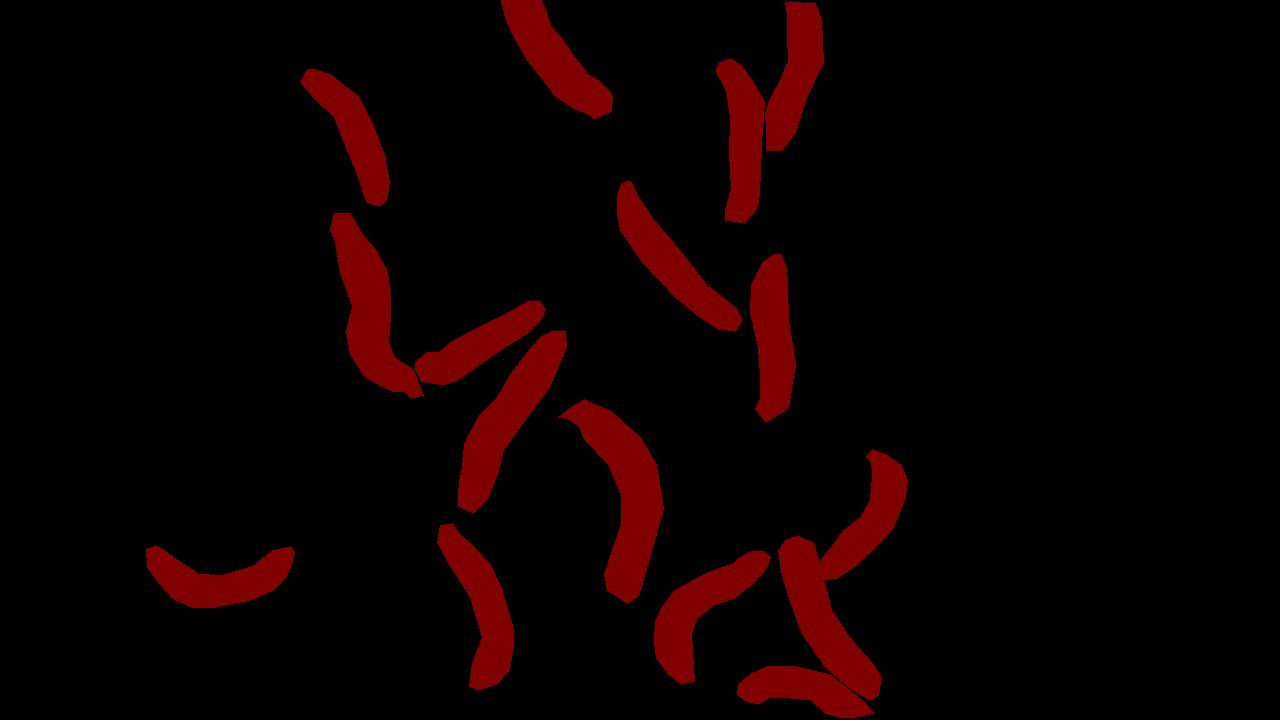
#> input picture methods/silkynet/data/output20221127/SegmentationClassPNG/105.png, 1280 x 720 px, given in place of 105.jpg, which was not available
$ python prepare_data.py
#> lines starting #> are read from the running program, lines starting #| are printed output that depends on the picture; after the words box and inside, x2 and y2 are one past the last pixel; in counts of white or black regions, pixels touching at a corner belong together
import os
import glob
import numpy as np
from PIL import Image
import random

def prepare_silkworm_dataset():
    src_img_dir = "methods/silkynet/data/output20221127/JPEGImages"
    src_mask_dir = "methods/silkynet/data/output20221127/SegmentationClassPNG"

    output_dir = "data/silkworm"
    train_img_dir = os.path.join(output_dir, "train", "images")
    train_mask_dir = os.path.join(output_dir, "train", "masks")
    val_img_dir = os.path.join(output_dir, "val", "images")
    val_mask_dir = os.path.join(output_dir, "val", "masks")

    for d in [train_img_dir, train_mask_dir, val_img_dir, val_mask_dir]:
        os.makedirs(d, exist_ok=True)

    mask_files = sorted(glob.glob(os.path.join(src_mask_dir, "*.png")))
    print(f"Found {len(mask_files)} mask files.")

    paired_files = []
    for mask_path in mask_files:
        basename = os.path.basename(mask_path).replace(".png", ".jpg")
        img_path = os.path.join(src_img_dir, basename)
        if os.path.exists(img_path):
            paired_files.append((img_path, mask_path))

    print(f"Paired {len(paired_files)} images and masks.")

    random.seed(42)
    random.shuffle(paired_files)

    num_val = max(1, int(len(paired_files) * 0.2))
    val_pairs = paired_files[:num_val]
    train_pairs = paired_files[num_val:]

    def process_and_save(pairs, img_dest, mask_dest):
        for idx, (img_path, mask_path) in enumerate(pairs):
            name = f"{idx:04d}.png"
            img = Image.open(img_path).convert("RGB")
            img.save(os.path.join(img_dest, name))

            mask_arr = np.array(Image.open(mask_path).convert("L"))
            # Ensure mask values are 0 and 255 for standard binary mask format
            mask_arr = np.where(mask_arr > 0, 255, 0).astype(np.uint8)
            mask_img = Image.fromarray(mask_arr)
            mask_img.save(os.path.join(mask_dest, name))

    process_and_save(train_pairs, train_img_dir, train_mask_dir)
    process_and_save(val_pairs, val_img_dir, val_mask_dir)
#> call 2 of process_and_save, with img_dest = 'data/silkworm/val/images', mask_dest = 'data/silkworm/val/masks'
#> in process_and_save, img is the input picture: PIL image 1280x720 RGB; mean R, G, B 12.6, 0, 0
#> in process_and_save (call 2), `mask_arr = np.array(Image.open(mask_path).convert("L"))`:
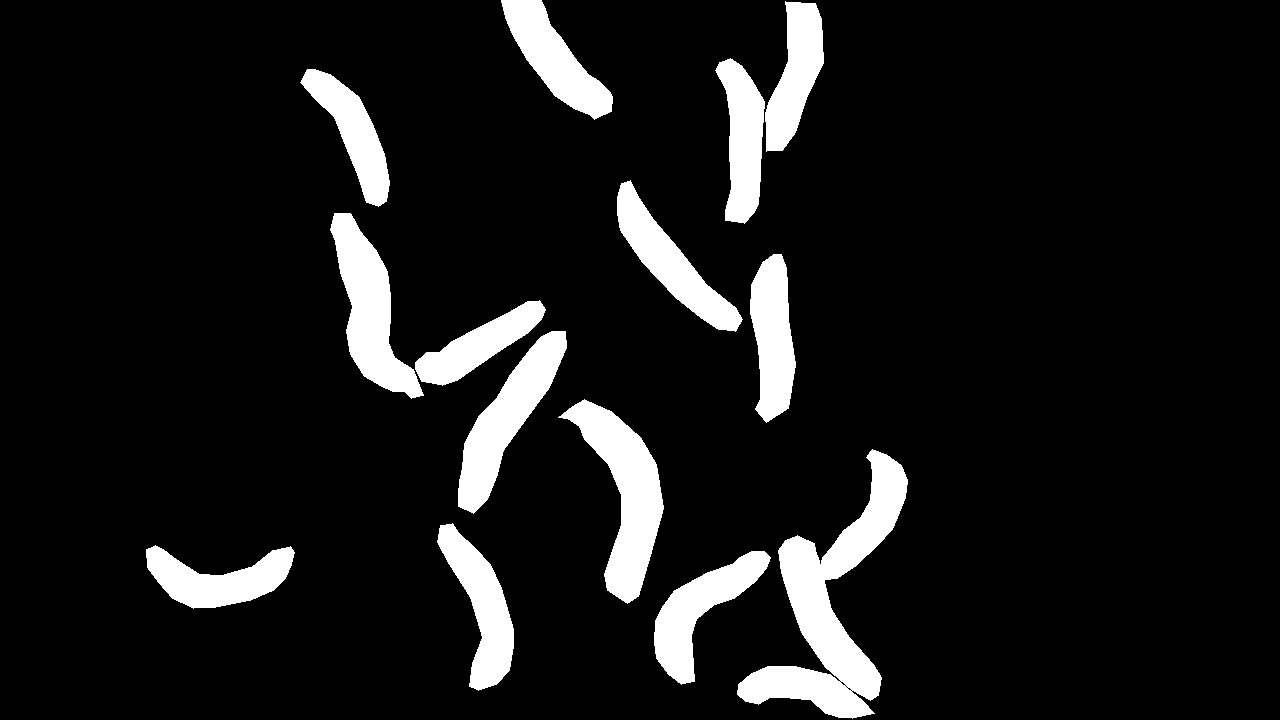
#> mask_arr: shape (720, 1280); values 0 (black) and 38 (white), 9.8% white; 14 white regions, largest, box (x1, y1, x2, y2) and area: (737, 449, 908, 719) 15201, (558, 399, 664, 604) 8586, (330, 213, 424, 399) 7413

    print(f"Saved {len(train_pairs)} training samples to {train_img_dir}")
    print(f"Saved {len(val_pairs)} validation samples to {val_img_dir}")

if __name__ == "__main__":
    prepare_silkworm_dataset()

$ run again, on methods/silkynet/data/output20221127/SegmentationClassPNG/23.png
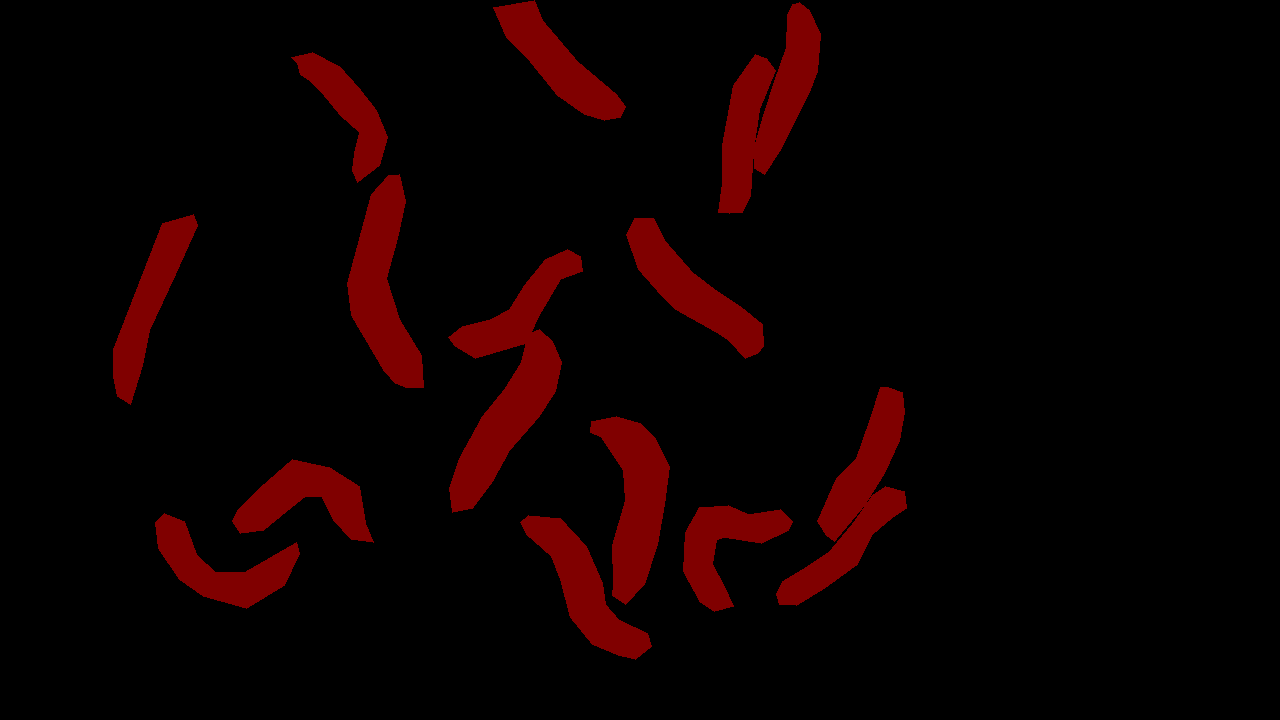
#> input picture methods/silkynet/data/output20221127/SegmentationClassPNG/23.png, 1280 x 720 px, given in place of 23.jpg, which was not available
#> in process_and_save, img is the input picture: PIL image 1280x720 RGB; mean R, G, B 13, 0, 0
#> in process_and_save (call 2), `mask_arr = np.array(Image.open(mask_path).convert("L"))`:
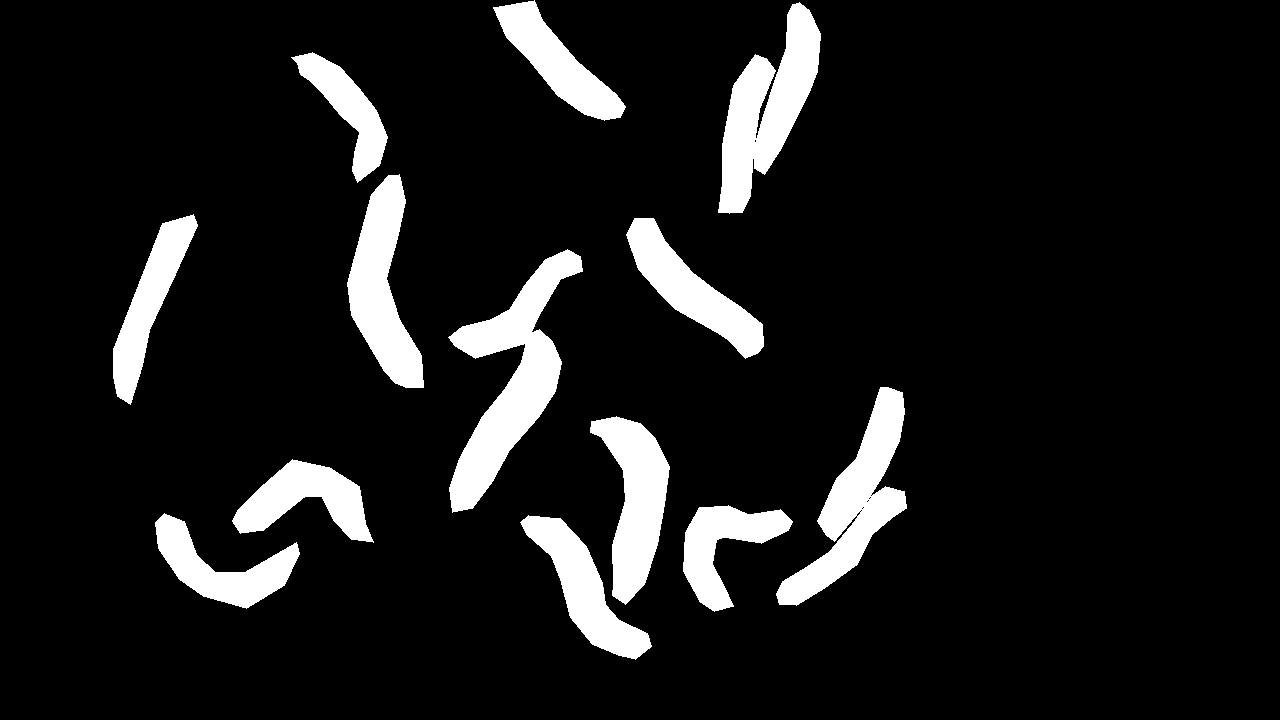
#> mask_arr: shape (720, 1280); values 0 (black) and 38 (white), 10.1% white; 13 white regions, largest, box (x1, y1, x2, y2) and area: (448, 249, 583, 513) 12505, (718, 2, 821, 214) 10182, (776, 387, 907, 606) 9756
